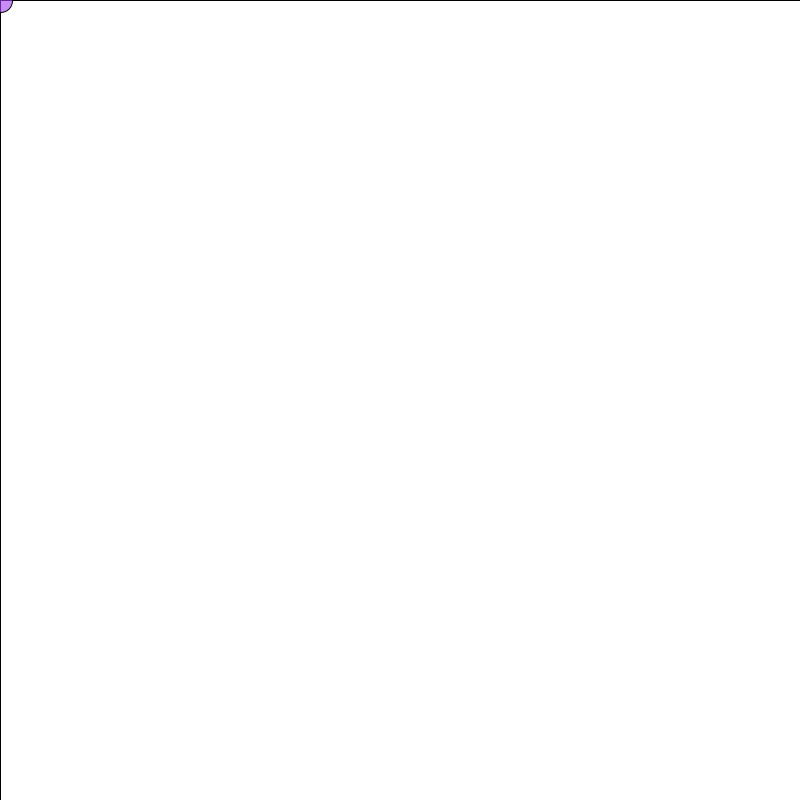
Frame 1 (no input)
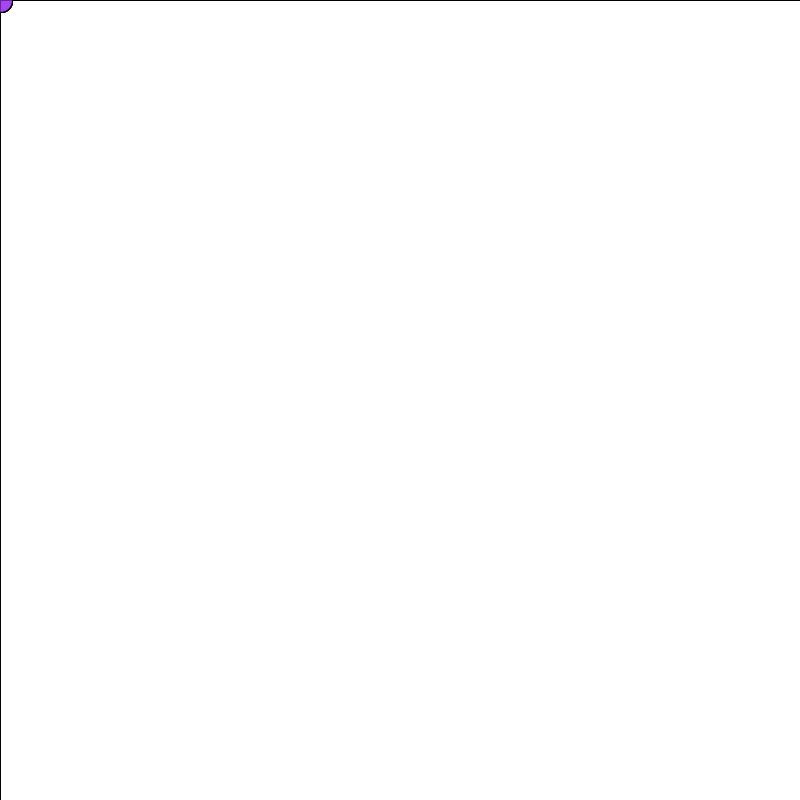
Frame 60 (the mouse pressed at the canvas centre just before this capture)
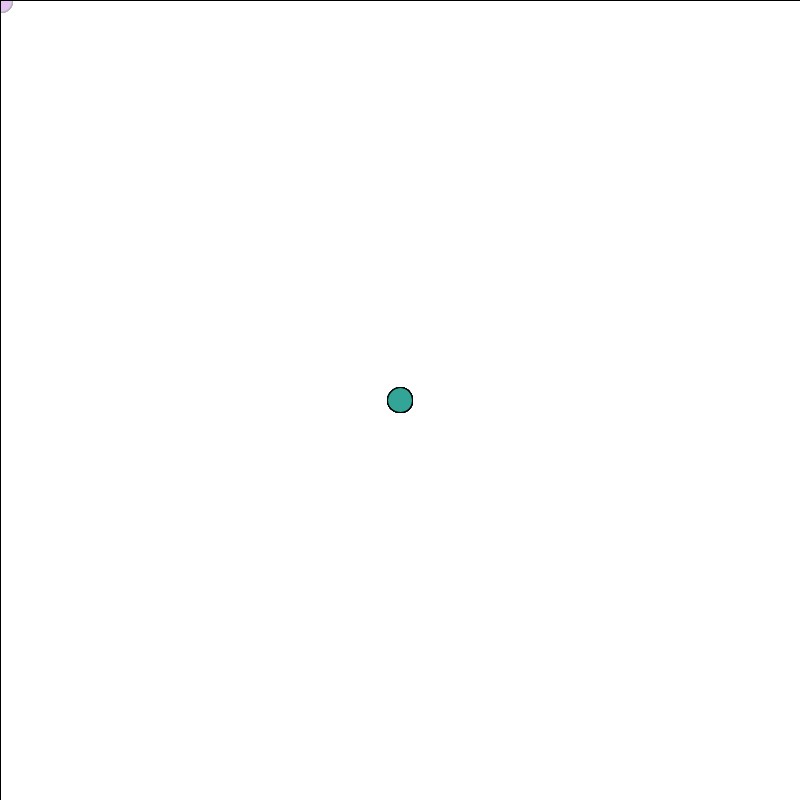
Frame 120 (the mouse held since frame 60 and released just before this capture)

The Processing sketch that drew these frames (run headless with seeded random() and noise(); from frame 60 on, the mouse is pressed at the canvas centre):

// Processing sketch: processing_136087
// ── processing_136087.pde

private float red = random(0, 255);
private float green = random(0, 255);
private float blue = random(0, 255);
private float ballSize = random(15, 25);

void setup() {
 size(800, 800); 
 background(255,255,255);
}

void draw() {
  fill(255,255,255,5);
  rect(0,0,width, height);
  fill(red, green, blue, 155);
  ellipse(mouseX, mouseY, 25, 25);
  
  if (mousePressed) {
    red = random(0, 255);
    green = random(0, 255);
    blue = random(0, 255); 
  }
}
